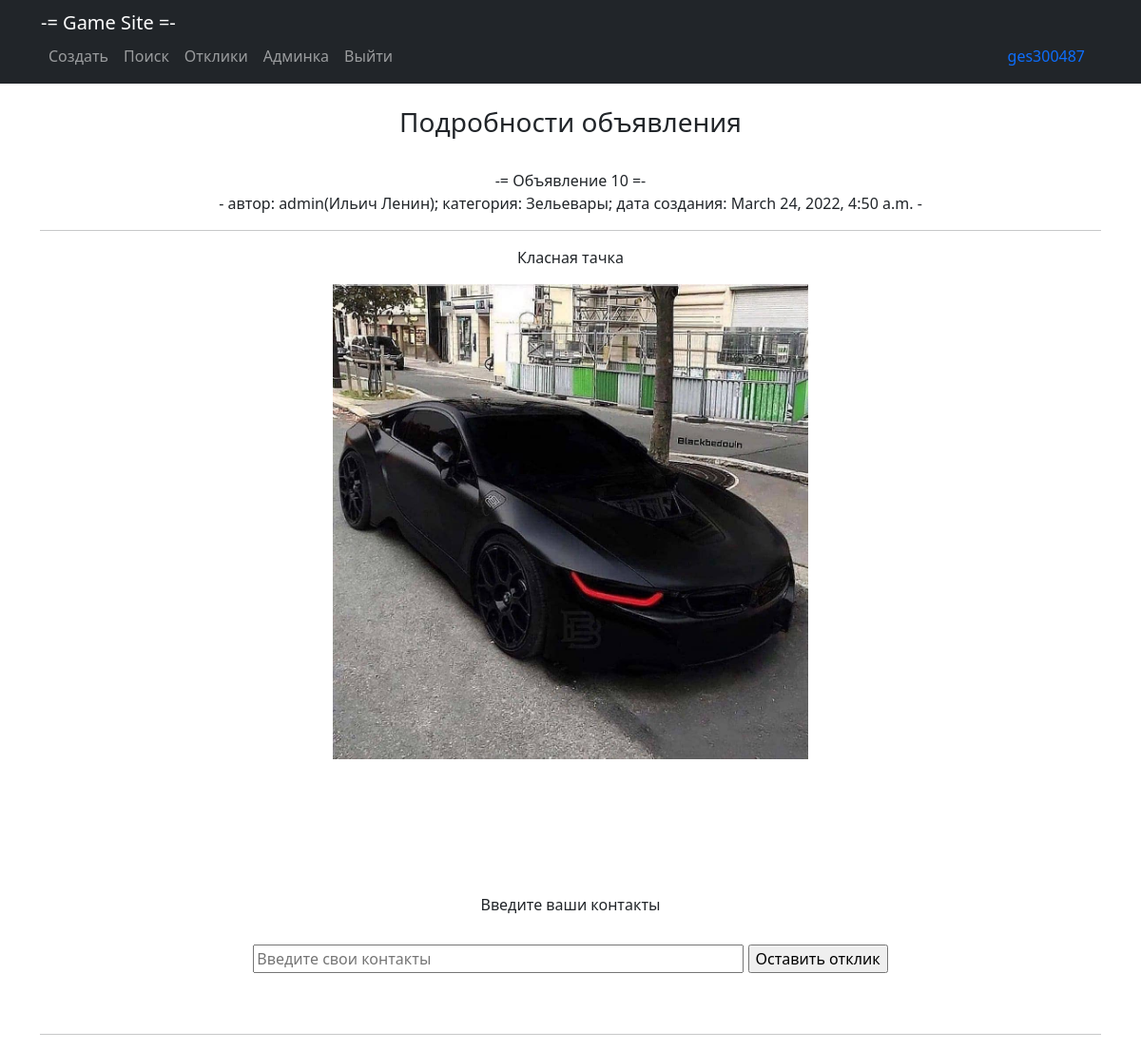
The app's page /detail/10/ (signed in) with its own data.
### main/models.py (models this page shows, shortened)
class Note(models.Model):
    title = models.CharField(max_length=128, verbose_name='Название')
    content = RichTextUploadingField(verbose_name='Контент')
    datetime = models.DateTimeField(auto_now_add=True, verbose_name='Дата создания')
    user = models.ForeignKey(User, blank=True, null=True, on_delete=models.CASCADE, verbose_name='Пользователь')
    category = models.ForeignKey(Category, on_delete=models.CASCADE, verbose_name='Категория')

class Category(models.Model):
    name = models.CharField(max_length=64, unique=True, verbose_name='Название')
    def __str__(self):
        return f'{self.name}'

### main/views.py (the view, shortened to what this page needs)
# urls.py: path('detail/<int:pk>/', NoteDetail.as_view(), name='detail'),
class NoteDetail(DetailView):
    template_name = 'note_detail.html'
    queryset = Note.objects.all()
    form = ResponseForm
    extra_context = {'form': ResponseForm}
    def get_context_data(self, **kwargs):
        context = super().get_context_data(**kwargs)
        pk = self.kwargs.get('pk')
        note_author = Note.objects.get(id=pk).user
        if note_author == self.request.user:
            context['pole_response'] = False
            context['message_response'] = False
            context['edit_delete'] = True
        elif Response.objects.filter(user_response=self.request.user).filter(note=pk).exists():
            context['pole_response'] = False
            context['message_response'] = True
            context['edit_delete'] = False
        else:
            context['pole_response'] = True
            context['message_response'] = False
            context['edit_delete'] = False
        return context

### templates/note_detail.html (shortened to what this page needs)
{% extends 'static/default.html' %}
{% block content %}<br>
<h3>Подробности объявления</h3><br>
-= {{ note.title }} =-<br>
- автор: {{ note.user }}({{ note.user.first_name }} {{ note.user.last_name }}); категория: {{ note.category }}; дата создания: {{ note.datetime }} -
<br><hr>
{{ note.content | safe }}<br><br>
{% if pole_response %}
<h6>Введите ваши контакты</h6><br>
<form method="POST">
    {{ form.content }}
    <input type="submit" value="Оставить отклик">
</form><br><br>
{% endif %}
<hr>
{% endblock content %}

### templates/static/default.html (shortened to what this page needs)
<!DOCTYPE html>
<html lang="en">
{% load static %}
<head>
    <link href="{% static 'styles.css' %}" rel="stylesheet"/>
</head>
<body>
<nav class="navbar navbar-expand-lg navbar-dark bg-dark static-top">
    <div class="container">
        <table>
            <tr>
                <td width="800">
                    <a class="navbar-brand" href="{% url 'main' %}">-= Game Site =-</a>
                    <div class="collapse navbar-collapse" id="navbarResponsive">
                        <ul class="navbar-nav ml-auto">
                            <li class="nav-item"><a class="nav-link" href="{% url 'create' %}">Создать</a></li>
                            <li class="nav-item"><a class="nav-link" href="{% url 'search' %}">Поиск</a></li>
                            <li class="nav-item"><a class="nav-link" href="{% url 'response' %}">Отклики</a></li>
                            <li class="nav-item"><a class="nav-link" href="http://127.0.0.1:8000/admin">Админка</a></li>
                            {% if request.user.username %}
                            <li class="nav-item"><a class="nav-link" href="{% url 'logout' %}">Выйти</a></li>
                            {% endif %}
                        </ul>
                    </div>
                </td>
                <td width="400" align="right" valign="bottom">
                    <a class="nav-link" href="{% url 'profile' %}">{{request.user.username}}</a>
                </td>
            </tr>
        </table>
    </div>
</nav>
<div class="container">
    <div class="row">
        <div class="col-lg-12 text-center">
            {% block content %} {% endblock content %}
        </div>
    </div>
</div>
</body>
</html>

### records on screen
Note: title "Объявление 10", user "admin", user.first_name "Ильич", user.last_name "Ленин", category "Зельевары", datetime "March 24, 2022, 4:50 a.m.", content "Класная тачка", content (picture)

### other values on screen
{{ request.user.username }} "ges300487"
